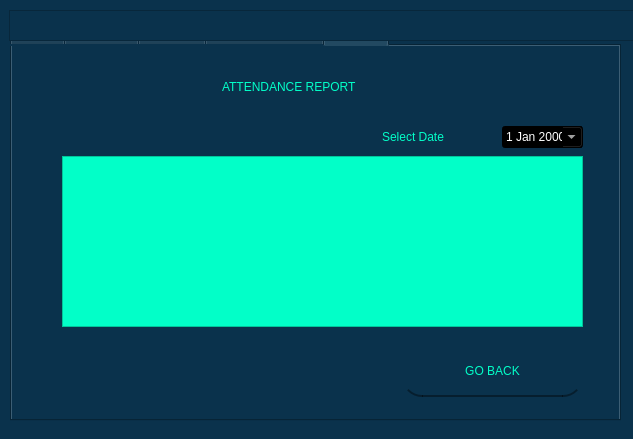
<?xml version="1.0" encoding="UTF-8"?>
<ui version="4.0">
 <class>MainWindow</class>
 <widget class="QMainWindow" name="MainWindow">
  <property name="geometry">
   <rect>
    <x>0</x>
    <y>0</y>
    <width>633</width>
    <height>439</height>
   </rect>
  </property>
  <property name="windowTitle">
   <string>MainWindow</string>
  </property>
  <property name="styleSheet">
   <string notr="true">background-color: rgb(10, 50, 76);</string>
  </property>
  <widget class="QWidget" name="centralwidget">
   <widget class="QTabWidget" name="tabWidget">
    <property name="geometry">
     <rect>
      <x>10</x>
      <y>20</y>
      <width>611</width>
      <height>401</height>
     </rect>
    </property>
    <property name="currentIndex">
     <number>4</number>
    </property>
    <widget class="QWidget" name="tab">
     <attribute name="title">
      <string>Login</string>
     </attribute>
     <widget class="QLabel" name="label">
      <property name="geometry">
       <rect>
        <x>0</x>
        <y>0</y>
        <width>611</width>
        <height>381</height>
       </rect>
      </property>
      <property name="text">
       <string/>
      </property>
      <property name="pixmap">
       <pixmap>login.png</pixmap>
      </property>
      <property name="scaledContents">
       <bool>true</bool>
      </property>
     </widget>
     <widget class="QLabel" name="label_2">
      <property name="geometry">
       <rect>
        <x>20</x>
        <y>10</y>
        <width>281</width>
        <height>71</height>
       </rect>
      </property>
      <property name="styleSheet">
       <string notr="true">color: rgb(2, 255, 200);
background-color: rgba(255, 255, 255, 0);
font: 14pt &quot;Terminal&quot;;</string>
      </property>
      <property name="text">
       <string>Face Recognition Attendance Login System</string>
      </property>
      <property name="alignment">
       <set>Qt::AlignCenter</set>
      </property>
      <property name="wordWrap">
       <bool>true</bool>
      </property>
     </widget>
     <widget class="QPushButton" name="LOGINBUTTON">
      <property name="geometry">
       <rect>
        <x>30</x>
        <y>260</y>
        <width>111</width>
        <height>61</height>
       </rect>
      </property>
      <property name="styleSheet">
       <string notr="true">QPushButton#LOGINBUTTON{
border-bottom:2px solid rgba(0,0,0,100);
padding:10px;
font: 11pt &quot;MS Shell Dlg 2&quot;;
border-radius:20px;
font: 14pt &quot;Terminal&quot;;
color: rgb(2, 255, 200);
}

QPushButton#LOGINBUTTON:hover{
background-color: rgb(10,80,76);
color: rgb(2, 255, 200);
}</string>
      </property>
      <property name="text">
       <string>Login</string>
      </property>
     </widget>
     <widget class="QLabel" name="label_12">
      <property name="geometry">
       <rect>
        <x>40</x>
        <y>130</y>
        <width>241</width>
        <height>41</height>
       </rect>
      </property>
      <property name="styleSheet">
       <string notr="true">font: 14pt &quot;Terminal&quot;;
color: rgb(2, 255, 200);
background-color: rgba(255, 255, 255, 0);</string>
      </property>
      <property name="text">
       <string>Enter the password</string>
      </property>
     </widget>
     <widget class="QPushButton" name="CLOSE">
      <property name="geometry">
       <rect>
        <x>150</x>
        <y>260</y>
        <width>121</width>
        <height>61</height>
       </rect>
      </property>
      <property name="styleSheet">
       <string notr="true">QPushButton#CLOSE{
border-bottom:2px solid rgba(0,0,0,100);
padding:10px;
font: 11pt &quot;MS Shell Dlg 2&quot;;
border-radius:20px;
font: 14pt &quot;Terminal&quot;;
color: rgb(2, 255, 200);
}

QPushButton#CLOSE:hover{
background-color: rgb(10,80,76);
color: rgb(2, 255, 200);
}</string>
      </property>
      <property name="text">
       <string>Close</string>
      </property>
     </widget>
     <widget class="QLabel" name="LOGININFO">
      <property name="geometry">
       <rect>
        <x>40</x>
        <y>80</y>
        <width>241</width>
        <height>41</height>
       </rect>
      </property>
      <property name="styleSheet">
       <string notr="true">font: 14pt &quot;Terminal&quot;;
background-color: rgba(255, 255, 255, 0);
color: rgb(2, 255, 200);
</string>
      </property>
      <property name="text">
       <string/>
      </property>
     </widget>
     <widget class="QLineEdit" name="PASSWORD">
      <property name="geometry">
       <rect>
        <x>30</x>
        <y>180</y>
        <width>241</width>
        <height>61</height>
       </rect>
      </property>
      <property name="styleSheet">
       <string notr="true">QLineEdit#PASSWORD{
background-color: rgb(10, 50, 76);
border-bottom:2px solid rgba(0,0,0,100);
color:rgba(255,255,255,255);
padding:10px;
font: 11pt &quot;MS Shell Dlg 2&quot;;
border-radius:20px;

font: 14pt &quot;Terminal&quot;;
color: rgb(2, 255, 200);
}

QLineEdit#PASSWORD:hover{
color:rgb(20,255,200);
background-color: rgb(10, 60, 76);
}</string>
      </property>
      <property name="text">
       <string/>
      </property>
      <property name="echoMode">
       <enum>QLineEdit::Password</enum>
      </property>
     </widget>
    </widget>
    <widget class="QWidget" name="tab_2">
     <attribute name="title">
      <string>Mainform</string>
     </attribute>
     <widget class="QLabel" name="QLABEL2">
      <property name="geometry">
       <rect>
        <x>0</x>
        <y>0</y>
        <width>611</width>
        <height>381</height>
       </rect>
      </property>
      <property name="text">
       <string/>
      </property>
      <property name="pixmap">
       <pixmap>mainform6.png</pixmap>
      </property>
      <property name="scaledContents">
       <bool>true</bool>
      </property>
     </widget>
     <widget class="QPushButton" name="TRAINLINK1">
      <property name="geometry">
       <rect>
        <x>50</x>
        <y>50</y>
        <width>191</width>
        <height>51</height>
       </rect>
      </property>
      <property name="styleSheet">
       <string notr="true">QPushButton#TRAINLINK1{
border-bottom:2px solid rgba(0,0,0,100);
padding:10px;
font: 11pt &quot;MS Shell Dlg 2&quot;;
border-radius:20px;
font: 14pt &quot;Terminal&quot;;
color: rgb(2, 255, 200);
}

QPushButton#TRAINLINK1:hover{
background-color: rgb(10,80,76);
color: rgb(2, 255, 200);
}</string>
      </property>
      <property name="text">
       <string>TRAIN USER</string>
      </property>
     </widget>
     <widget class="QPushButton" name="REPORTSLINK1">
      <property name="geometry">
       <rect>
        <x>50</x>
        <y>200</y>
        <width>191</width>
        <height>51</height>
       </rect>
      </property>
      <property name="styleSheet">
       <string notr="true">QPushButton#REPORTSLINK1{
border-bottom:2px solid rgba(0,0,0,100);
padding:10px;
font: 11pt &quot;MS Shell Dlg 2&quot;;
border-radius:20px;
font: 14pt &quot;Terminal&quot;;
color: rgb(2, 255, 200);
}

QPushButton#REPORTSLINK1:hover{
background-color: rgb(10,80,76);
color: rgb(2, 255, 200);
}</string>
      </property>
      <property name="text">
       <string>REPORTS</string>
      </property>
     </widget>
     <widget class="QPushButton" name="ATTLINK1">
      <property name="geometry">
       <rect>
        <x>50</x>
        <y>120</y>
        <width>191</width>
        <height>51</height>
       </rect>
      </property>
      <property name="styleSheet">
       <string notr="true">QPushButton#ATTLINK1{
border-bottom:2px solid rgba(0,0,0,100);
padding:10px;
font: 11pt &quot;MS Shell Dlg 2&quot;;
border-radius:20px;
font: 14pt &quot;Terminal&quot;;
color: rgb(2, 255, 200);
}

QPushButton#ATTLINK1:hover{
background-color: rgb(10,80,76);
color: rgb(2, 255, 200);
}</string>
      </property>
      <property name="text">
       <string>ATTENDANCE ENTRY</string>
      </property>
     </widget>
     <widget class="QPushButton" name="LOGOUTBUTTON">
      <property name="geometry">
       <rect>
        <x>50</x>
        <y>270</y>
        <width>191</width>
        <height>51</height>
       </rect>
      </property>
      <property name="styleSheet">
       <string notr="true">QPushButton#LOGOUTBUTTON{
border-bottom:2px solid rgba(0,0,0,100);
padding:10px;
font: 11pt &quot;MS Shell Dlg 2&quot;;
border-radius:20px;
font: 14pt &quot;Terminal&quot;;
color: rgb(2, 255, 200);
}

QPushButton#LOGOUTBUTTON:hover{
background-color: rgb(10,80,76);
color: rgb(2, 255, 200);
}</string>
      </property>
      <property name="text">
       <string>LOGOUT</string>
      </property>
     </widget>
    </widget>
    <widget class="QWidget" name="tab_3">
     <attribute name="title">
      <string>Training</string>
     </attribute>
     <widget class="QLabel" name="QLABEL2_2">
      <property name="geometry">
       <rect>
        <x>0</x>
        <y>0</y>
        <width>611</width>
        <height>381</height>
       </rect>
      </property>
      <property name="text">
       <string/>
      </property>
      <property name="pixmap">
       <pixmap>mainform.png</pixmap>
      </property>
      <property name="scaledContents">
       <bool>true</bool>
      </property>
     </widget>
     <widget class="QLabel" name="label_3">
      <property name="geometry">
       <rect>
        <x>60</x>
        <y>20</y>
        <width>181</width>
        <height>31</height>
       </rect>
      </property>
      <property name="styleSheet">
       <string notr="true">color: rgb(2, 255, 200);
background-color: rgba(255, 255, 255, 0);
font: 14pt &quot;Terminal&quot;;</string>
      </property>
      <property name="text">
       <string>TRAINING PROCESS</string>
      </property>
      <property name="alignment">
       <set>Qt::AlignCenter</set>
      </property>
      <property name="wordWrap">
       <bool>true</bool>
      </property>
     </widget>
     <widget class="QLineEdit" name="traineeName">
      <property name="geometry">
       <rect>
        <x>30</x>
        <y>110</y>
        <width>241</width>
        <height>61</height>
       </rect>
      </property>
      <property name="styleSheet">
       <string notr="true">QLineEdit#traineeName{
background-color: rgb(10, 50, 76);
border-bottom:2px solid rgba(0,0,0,100);
color:rgba(255,255,255,255);
padding:10px;
font: 11pt &quot;MS Shell Dlg 2&quot;;
border-radius:20px;

font: 14pt &quot;Terminal&quot;;
color: rgb(2, 255, 200);
}

QLineEdit#traineeName:hover{
color:rgb(20,255,200);
background-color: rgb(10, 60, 76);
}</string>
      </property>
      <property name="text">
       <string/>
      </property>
      <property name="echoMode">
       <enum>QLineEdit::Normal</enum>
      </property>
     </widget>
     <widget class="QLabel" name="label_4">
      <property name="geometry">
       <rect>
        <x>30</x>
        <y>70</y>
        <width>211</width>
        <height>31</height>
       </rect>
      </property>
      <property name="styleSheet">
       <string notr="true">color: rgb(2, 255, 200);
background-color: rgba(255, 255, 255, 0);
font: 14pt &quot;Terminal&quot;;</string>
      </property>
      <property name="text">
       <string>Enter the person name</string>
      </property>
      <property name="alignment">
       <set>Qt::AlignCenter</set>
      </property>
      <property name="wordWrap">
       <bool>true</bool>
      </property>
     </widget>
     <widget class="QLabel" name="label_5">
      <property name="geometry">
       <rect>
        <x>30</x>
        <y>180</y>
        <width>241</width>
        <height>41</height>
       </rect>
      </property>
      <property name="styleSheet">
       <string notr="true">color: rgb(2, 255, 200);
background-color: rgba(255, 255, 255, 0);
font: 14pt &quot;Terminal&quot;;</string>
      </property>
      <property name="text">
       <string>Training capture counts</string>
      </property>
      <property name="alignment">
       <set>Qt::AlignLeading|Qt::AlignLeft|Qt::AlignVCenter</set>
      </property>
      <property name="wordWrap">
       <bool>true</bool>
      </property>
     </widget>
     <widget class="QLineEdit" name="trainingCount">
      <property name="geometry">
       <rect>
        <x>30</x>
        <y>220</y>
        <width>241</width>
        <height>61</height>
       </rect>
      </property>
      <property name="styleSheet">
       <string notr="true">QLineEdit#trainingCount{
background-color: rgb(10, 50, 76);
border-bottom:2px solid rgba(0,0,0,100);
color:rgba(255,255,255,255);
padding:10px;
font: 11pt &quot;MS Shell Dlg 2&quot;;
border-radius:20px;

font: 14pt &quot;Terminal&quot;;
color: rgb(2, 255, 200);
}

QLineEdit#trainingCount:hover{
color:rgb(20,255,200);
background-color: rgb(10, 60, 76);
}</string>
      </property>
      <property name="text">
       <string>100</string>
      </property>
      <property name="echoMode">
       <enum>QLineEdit::Normal</enum>
      </property>
     </widget>
     <widget class="QPushButton" name="TRAININGBUTTON">
      <property name="geometry">
       <rect>
        <x>30</x>
        <y>300</y>
        <width>111</width>
        <height>61</height>
       </rect>
      </property>
      <property name="styleSheet">
       <string notr="true">QPushButton#TRAININGBUTTON{
border-bottom:2px solid rgba(0,0,0,100);
padding:10px;
font: 11pt &quot;MS Shell Dlg 2&quot;;
border-radius:20px;
font: 14pt &quot;Terminal&quot;;
color: rgb(2, 255, 200);
}

QPushButton#TRAININGBUTTON:hover{
background-color: rgb(10,80,76);
color: rgb(2, 255, 200);
}</string>
      </property>
      <property name="text">
       <string>TRAIN</string>
      </property>
     </widget>
     <widget class="QPushButton" name="TRAININGBACK">
      <property name="geometry">
       <rect>
        <x>160</x>
        <y>300</y>
        <width>111</width>
        <height>61</height>
       </rect>
      </property>
      <property name="styleSheet">
       <string notr="true">QPushButton#TRAININGBACK{
border-bottom:2px solid rgba(0,0,0,100);
padding:10px;
font: 11pt &quot;MS Shell Dlg 2&quot;;
border-radius:20px;
font: 14pt &quot;Terminal&quot;;
color: rgb(2, 255, 200);
}

QPushButton#TRAININGBACK:hover{
background-color: rgb(10,80,76);
color: rgb(2, 255, 200);
}</string>
      </property>
      <property name="text">
       <string>GO BACK</string>
      </property>
     </widget>
    </widget>
    <widget class="QWidget" name="tab_4">
     <attribute name="title">
      <string>Face Recognition</string>
     </attribute>
     <widget class="QLabel" name="QLABEL2_3">
      <property name="geometry">
       <rect>
        <x>0</x>
        <y>0</y>
        <width>611</width>
        <height>381</height>
       </rect>
      </property>
      <property name="text">
       <string/>
      </property>
      <property name="pixmap">
       <pixmap>mainform2.png</pixmap>
      </property>
      <property name="scaledContents">
       <bool>true</bool>
      </property>
     </widget>
     <widget class="QLabel" name="label_6">
      <property name="geometry">
       <rect>
        <x>60</x>
        <y>20</y>
        <width>181</width>
        <height>31</height>
       </rect>
      </property>
      <property name="styleSheet">
       <string notr="true">color: rgb(2, 255, 200);
background-color: rgba(255, 255, 255, 0);
font: 14pt &quot;Terminal&quot;;</string>
      </property>
      <property name="text">
       <string>ATTENDANCE ENTRY</string>
      </property>
      <property name="alignment">
       <set>Qt::AlignCenter</set>
      </property>
      <property name="wordWrap">
       <bool>true</bool>
      </property>
     </widget>
     <widget class="QPushButton" name="RECORD">
      <property name="geometry">
       <rect>
        <x>40</x>
        <y>60</y>
        <width>221</width>
        <height>61</height>
       </rect>
      </property>
      <property name="styleSheet">
       <string notr="true">QPushButton#RECORD{
border-bottom:2px solid rgba(0,0,0,100);
padding:10px;
font: 11pt &quot;MS Shell Dlg 2&quot;;
border-radius:20px;
font: 14pt &quot;Terminal&quot;;
color: rgb(2, 255, 200);
}

QPushButton#RECORD:hover{
background-color: rgb(10,80,76);
color: rgb(2, 255, 200);
}</string>
      </property>
      <property name="text">
       <string>RECORD ATTENDANCE</string>
      </property>
     </widget>
     <widget class="QLabel" name="label_7">
      <property name="geometry">
       <rect>
        <x>40</x>
        <y>140</y>
        <width>181</width>
        <height>31</height>
       </rect>
      </property>
      <property name="styleSheet">
       <string notr="true">color: rgb(2, 255, 200);
background-color: rgba(255, 255, 255, 0);
font: 14pt &quot;Terminal&quot;;</string>
      </property>
      <property name="text">
       <string>Current Status</string>
      </property>
      <property name="alignment">
       <set>Qt::AlignLeading|Qt::AlignLeft|Qt::AlignVCenter</set>
      </property>
      <property name="wordWrap">
       <bool>true</bool>
      </property>
     </widget>
     <widget class="QLabel" name="currentprocess">
      <property name="geometry">
       <rect>
        <x>40</x>
        <y>170</y>
        <width>181</width>
        <height>31</height>
       </rect>
      </property>
      <property name="styleSheet">
       <string notr="true">color: rgb(2, 255, 200);
background-color: rgba(255, 255, 255, 0);
font: 14pt &quot;Terminal&quot;;</string>
      </property>
      <property name="text">
       <string>Waiting...</string>
      </property>
      <property name="alignment">
       <set>Qt::AlignLeading|Qt::AlignLeft|Qt::AlignVCenter</set>
      </property>
      <property name="wordWrap">
       <bool>true</bool>
      </property>
     </widget>
     <widget class="QPushButton" name="ATTENDANCEBACK">
      <property name="geometry">
       <rect>
        <x>40</x>
        <y>220</y>
        <width>221</width>
        <height>61</height>
       </rect>
      </property>
      <property name="styleSheet">
       <string notr="true">QPushButton#ATTENDANCEBACK{
border-bottom:2px solid rgba(0,0,0,100);
padding:10px;
font: 11pt &quot;MS Shell Dlg 2&quot;;
border-radius:20px;
font: 14pt &quot;Terminal&quot;;
color: rgb(2, 255, 200);
}

QPushButton#ATTENDANCEBACK:hover{
background-color: rgb(10,80,76);
color: rgb(2, 255, 200);
}</string>
      </property>
      <property name="text">
       <string>GO BACK</string>
      </property>
     </widget>
     <widget class="QLabel" name="currentprocess_2">
      <property name="geometry">
       <rect>
        <x>30</x>
        <y>300</y>
        <width>241</width>
        <height>61</height>
       </rect>
      </property>
      <property name="styleSheet">
       <string notr="true">color: rgb(2, 255, 200);
background-color: rgba(255, 255, 255, 0);
font: 7pt &quot;Terminal&quot;;</string>
      </property>
      <property name="text">
       <string>Please show your face to record the attendance. If you have already trained the system with your face, it will automatically record the attendace for you.</string>
      </property>
      <property name="alignment">
       <set>Qt::AlignLeading|Qt::AlignLeft|Qt::AlignVCenter</set>
      </property>
      <property name="wordWrap">
       <bool>true</bool>
      </property>
     </widget>
    </widget>
    <widget class="QWidget" name="tab_5">
     <attribute name="title">
      <string>Reports</string>
     </attribute>
     <widget class="QLabel" name="label_14">
      <property name="geometry">
       <rect>
        <x>0</x>
        <y>0</y>
        <width>601</width>
        <height>371</height>
       </rect>
      </property>
      <property name="text">
       <string/>
      </property>
      <property name="pixmap">
       <pixmap>mainform5.png</pixmap>
      </property>
      <property name="scaledContents">
       <bool>true</bool>
      </property>
     </widget>
     <widget class="QLabel" name="label_8">
      <property name="geometry">
       <rect>
        <x>210</x>
        <y>20</y>
        <width>171</width>
        <height>41</height>
       </rect>
      </property>
      <property name="styleSheet">
       <string notr="true">font: 14pt &quot;Terminal&quot;;
background-color: rgba(255, 255, 255, 0);
color: rgb(2, 255, 200);
</string>
      </property>
      <property name="text">
       <string>ATTENDANCE REPORT</string>
      </property>
     </widget>
     <widget class="QLabel" name="label_9">
      <property name="geometry">
       <rect>
        <x>370</x>
        <y>80</y>
        <width>111</width>
        <height>21</height>
       </rect>
      </property>
      <property name="styleSheet">
       <string notr="true">font: 10pt &quot;Terminal&quot;;
background-color: rgba(255, 255, 255, 0);
color: rgb(2, 255, 200);
</string>
      </property>
      <property name="text">
       <string>Select Date</string>
      </property>
     </widget>
     <widget class="QDateEdit" name="dateEdit">
      <property name="geometry">
       <rect>
        <x>490</x>
        <y>80</y>
        <width>81</width>
        <height>22</height>
       </rect>
      </property>
      <property name="styleSheet">
       <string notr="true">background-color: rgb(0, 0, 0);
color: rgb(255, 255, 255);</string>
      </property>
      <property name="calendarPopup">
       <bool>true</bool>
      </property>
     </widget>
     <widget class="QPushButton" name="REPORTSBACK">
      <property name="geometry">
       <rect>
        <x>390</x>
        <y>300</y>
        <width>181</width>
        <height>51</height>
       </rect>
      </property>
      <property name="styleSheet">
       <string notr="true">QPushButton#REPORTSBACK{
border-bottom:2px solid rgba(0,0,0,100);
padding:10px;
font: 11pt &quot;MS Shell Dlg 2&quot;;
border-radius:20px;
font: 14pt &quot;Terminal&quot;;
color: rgb(2, 255, 200);
}

QPushButton#REPORTSBACK:hover{
background-color: rgb(10,80,76);
color: rgb(2, 255, 200);
}</string>
      </property>
      <property name="text">
       <string>GO BACK</string>
      </property>
     </widget>
     <widget class="QTableWidget" name="REPORTS">
      <property name="geometry">
       <rect>
        <x>50</x>
        <y>110</y>
        <width>521</width>
        <height>171</height>
       </rect>
      </property>
      <property name="styleSheet">
       <string notr="true">background-color: rgb(2, 255, 200);</string>
      </property>
     </widget>
    </widget>
   </widget>
   <widget class="QFrame" name="frame">
    <property name="geometry">
     <rect>
      <x>9</x>
      <y>10</y>
      <width>631</width>
      <height>31</height>
     </rect>
    </property>
    <property name="frameShape">
     <enum>QFrame::StyledPanel</enum>
    </property>
    <property name="frameShadow">
     <enum>QFrame::Raised</enum>
    </property>
   </widget>
  </widget>
 </widget>
 <resources/>
 <connections/>
</ui>
